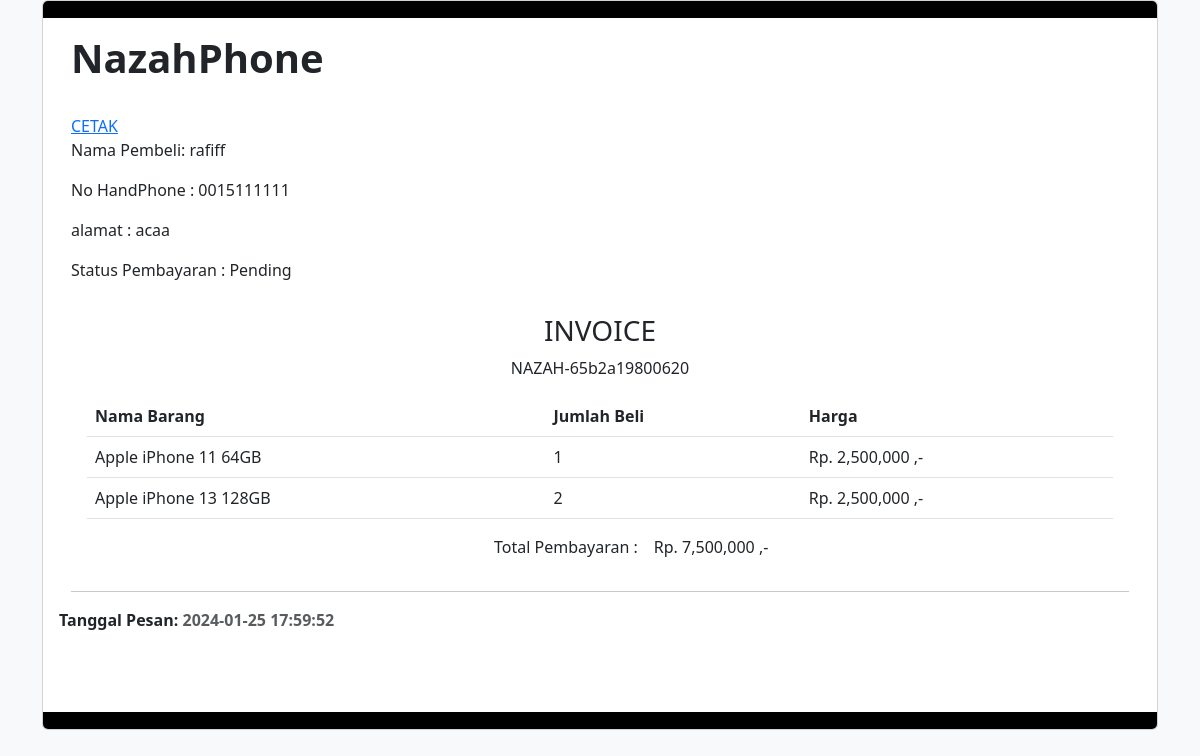
The page /admin/transaksi_invoice.php?id_transaksi=98 (signed in) on the database its author committed.
### tables this page shows
CREATE TABLE `transaksi` (
  `id_order` int(11) NOT NULL,
  `order_id` varchar(255) NOT NULL,
  `id_user` int(11) NOT NULL,
  `alamat_pengiriman` text NOT NULL,
  `metode_pembayaran` varchar(50) NOT NULL,
  `tanggal_pesan` timestamp NOT NULL DEFAULT current_timestamp(),
  `status` varchar(100) NOT NULL,
  `status_pembayaran` varchar(255) NOT NULL,
  `total_harga` bigint(100) NOT NULL
);

CREATE TABLE `customer` (
  `id_customer` int(11) NOT NULL,
  `nama` varchar(255) NOT NULL,
  `jenis_kelamin` varchar(255) NOT NULL,
  `tanggal_lahir` varchar(255) NOT NULL,
  `phone` varchar(255) NOT NULL,
  `id_user` int(11) NOT NULL,
  `id_alamat` int(11) NOT NULL
);

CREATE TABLE `produk` (
  `id_produk` int(11) NOT NULL,
  `nama_produk` varchar(255) NOT NULL,
  `gambar_a` varchar(100) NOT NULL,
  `gambar_b` varchar(100) NOT NULL,
  `gambar_c` varchar(100) NOT NULL,
  `deskripsi_produk` text DEFAULT NULL,
  `harga_produk` decimal(10,2) NOT NULL,
  `brand` varchar(100) NOT NULL,
  `stok` int(11) NOT NULL,
  `terjual` int(11) NOT NULL,
  `ukuran_layar` varchar(100) NOT NULL,
  `resolusi_kamera` varchar(100) NOT NULL,
  `k_penyimpanan` varchar(100) NOT NULL,
  `ram` varchar(100) NOT NULL,
  `fitur_handphone` varchar(100) NOT NULL,
  `tipe_processor` varchar(100) NOT NULL,
  `k_baterai` varchar(100) NOT NULL,
  `diskon` int(5) NOT NULL
);

CREATE TABLE `pemesanan` (
  `id_pemesanan` int(11) NOT NULL,
  `id_order` int(11) NOT NULL,
  `id_produk` int(11) NOT NULL,
  `harga_produk` bigint(20) NOT NULL,
  `jumlah_produk` int(11) NOT NULL
);

### admin/transaksi_invoice.php (the view, shortened to what this page needs)
<!DOCTYPE html>
<html lang="en">
<head>
    <link href="https://cdn.jsdelivr.net/npm/bootstrap@5.3.0/dist/css/bootstrap.min.css" rel="stylesheet">
</head>
<body class="bg-light d-flex align-items-center">
    <?php
    include '../koneksi.php';
    $id = $_GET['id_transaksi'];
    $query = "SELECT t.*, c.nama, c.phone, a.detail_alamat
          FROM transaksi t
          JOIN customer c ON t.id_user = c.id_user
          JOIN alamat a ON c.id_alamat = a.id_alamat
          WHERE t.id_order = $id";
    $result = mysqli_query($db, $query);
    if ($result && $t = mysqli_fetch_assoc($result)) {
    ?>
        <div class="container">
            <div class="card">
                <div class="card-header bg-black"></div>
                <div class="card-body">
                    <div class="container">
                        <div class="row">
                            <div class="col-xl-12 bord">
                                <div class="list-unstyled float-center">
                                    <h2 style="font-size: 40px;  "><b>NazahPhone</b></h2>
                                    <br>
                                    <a href="cetak_invoice.php?id_transaksi=<?php echo $id; ?>">CETAK</a>
                                </div>
                                <ul class="list-unstyled">
                                    <li>Nama Pembeli: <?php echo $t['nama']; ?></li>
                                </ul>
                                <ul class="list-unstyled">
                                    <li>No HandPhone : <?php echo $t['phone']; ?></li>
                                </ul>
                                <ul class="list-unstyled">
                                    <li>alamat : <?php echo $t['alamat_pengiriman']; ?></li>
                                </ul>
                                <ul class="list-unstyled">
                                    <li>Status Pembayaran : <?php echo $t['status']; ?></li>
                                </ul>
                            </div>
                        </div>
                        <div class="row text-center">
                            <h3 class="text-uppercase text-center mt-3">Invoice</h3>
                            <p><?php echo $t['order_id']; ?></p>
                        </div>
                        <div class="row mx-3">
                            <table class="table table-responsive table-bordered-stripe">
                                <thead>
                                    <tr>
                                        <th scope="col">Nama Barang</th>
                                        <th scope="col">Jumlah Beli</th>
                                        <th scope="col">Harga</th>
                                    </tr>
                                </thead>
                                <tbody>
                                    <?php
                                    include 'koneksi.php';
                                    $sql = "SELECT t.*, c.nama AS nama_customer,
                                    p.id_produk,
                                    produk.nama_produk,
                                    produk.harga_produk,
                                    p.jumlah_produk
                                    FROM transaksi t
                                    INNER JOIN customer c ON t.id_user = c.id_user
                                    INNER JOIN pemesanan p ON t.id_order = p.id_order
                                    INNER JOIN produk ON p.id_produk = produk.id_produk";
                                $queryData = mysqli_query($koneksi, $sql);
                                  while( $d = mysqli_fetch_assoc($queryData)){
                                        ?>
                                        <tr>
                                            <td><?php echo $d['nama_produk']; ?></td>
                                            <td><?php echo $d['jumlah_produk']; ?></td>
                                            <td><?php echo "Rp. " . number_format($d['harga_produk']) . " ,-"; ?></td>
                                        </tr>
                                    <?php }  ?>
                                </tbody>
                            </table>
                        </div>
                        <div class="row">
                            <div class="col-xl-8">
                                <ul class="list-unstyled float-end me-0">
                                    <li><span class="me-3 float-start">Total Pembayaran :</span>
                                        <?php echo "Rp. " . number_format($t['total_harga']) . " ,-"; ?>
                                    </li>
                                </ul>
                            </div>
                        </div>
                        <hr>
                    </div>
                    <div class="row mt-2 mb-5">
                        <p class="fw-bold">Tanggal Pesan: <span class="text-muted">
                        <?php echo $t['tanggal_pesan']; ?></span></p>
                    </div>
                </div>
                <div class="card-footer bg-black"></div>
            </div>
        </div>
    <?php
    }
    ?>
</body>
</html>

### rows shown on the page
transaksi: customer.nama "rafiff", customer.phone "0015111111", alamat_pengiriman "acaa", status "Pending", order "NAZAH-65b2a19800620", produk.nama_produk "Apple iPhone 11 64GB", pemesanan.jumlah_produk "1", produk.harga_produk "2,500,000", produk.nama_produk "Apple iPhone 13 128GB", pemesanan.jumlah_produk "2", total_harga "7,500,000", tanggal_pesan "2024-01-25 17:59:52"
